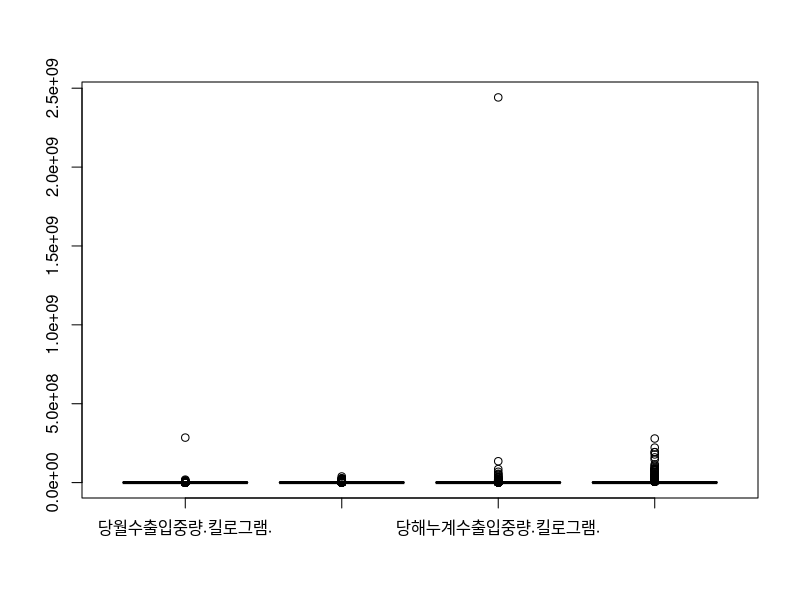

Source code (R):
#Imput dataset
mof = read.csv("04. mof.CSV",fileEncoding = 'cp949')

# column names
names(mof)

# dim
dim(mof)

# summary
summary(mof)

# boxplot

boxplot(mof[,6:9])
